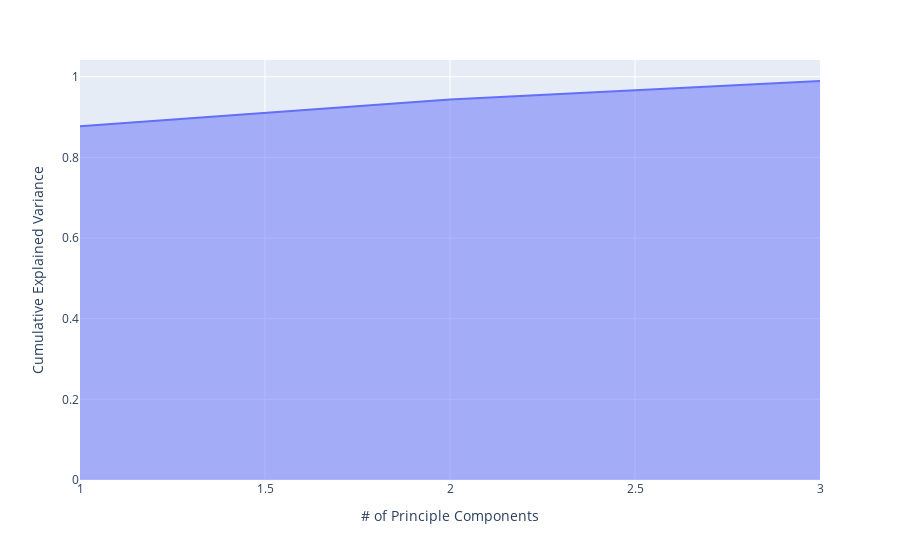

Notebook code cell kept with this figure:
### Code cell
exp_var_cumul = np.cumsum(pca.explained_variance_ratio_)

px.area(
    x=range(1, exp_var_cumul.shape[0] + 1),
    y=exp_var_cumul,
    labels={"x": "# of Principle Components", "y": "Cumulative Explained Variance"})

### Figure 1 — Plotly figure (JSON) as saved in the notebook; plotly's stock layout.template omitted (floating-point values rounded to 4 significant figures)
{"data": [{"hovertemplate": "# of Principle Components=%{x}<br>Cumulative Explained Variance=%{y}<extra></extra>", "legendgroup": "", "line": {"color": "#636efa"}, "marker": {"symbol": "circle"}, "mode": "lines", "name": "", "orientation": "v", "showlegend": false, "stackgroup": "1", "type": "scatter", "x": [1, 2, 3], "xaxis": "x", "y": [0.8774, 0.9433, 0.9895], "yaxis": "y"}], "layout": {"legend": {"tracegroupgap": 0}, "margin": {"t": 60}, "xaxis": {"anchor": "y", "domain": [0, 1], "title": {"text": "# of Principle Components"}}, "yaxis": {"anchor": "x", "domain": [0, 1], "title": {"text": "Cumulative Explained Variance"}}}}
